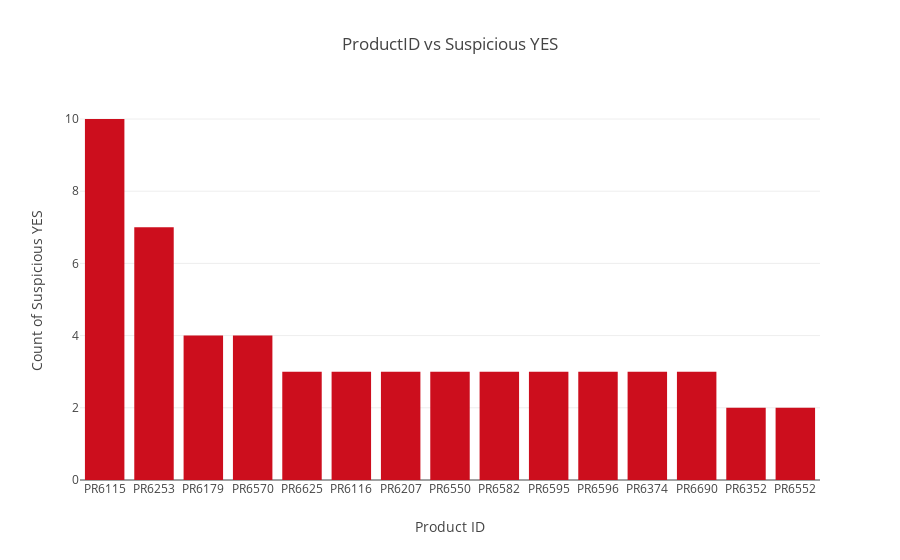

The cell this chart's notebook holds for it:
### Code cell
data_plot = [go.Bar(x=d_8f.index,
                          y=d_8f.values.astype(float),
       marker=dict(
        color="#CC0E1D",# Lava (#CC0E1D)
#         color = 'rgb(200,0,0)'   `
    ))]
layout = go.Layout(title = "ProductID vs Suspicious YES ",xaxis=dict(title="Product ID"),yaxis=dict(title="Count of Suspicious YES"))
fig = go.Figure(data= data_plot, layout=layout)
iplot(fig)

### Figure 1 — Plotly figure (JSON) as saved in the notebook; plotly's stock layout.template omitted (floating-point values rounded to 4 significant figures)
{"data": [{"marker": {"color": "#CC0E1D"}, "type": "bar", "uid": "e707979d-fb21-4cad-8e35-5a63963ccee0", "x": ["PR6115", "PR6253", "PR6179", "PR6570", "PR6625", "PR6116", "PR6207", "PR6550", "PR6582", "PR6595", "PR6596", "PR6374", "PR6690", "PR6352", "PR6552"], "y": [10, 7, 4, 4, 3, 3, 3, 3, 3, 3, 3, 3, 3, 2, 2]}], "layout": {"title": {"text": "ProductID vs Suspicious YES "}, "xaxis": {"title": {"text": "Product ID"}}, "yaxis": {"title": {"text": "Count of Suspicious YES"}}}}
